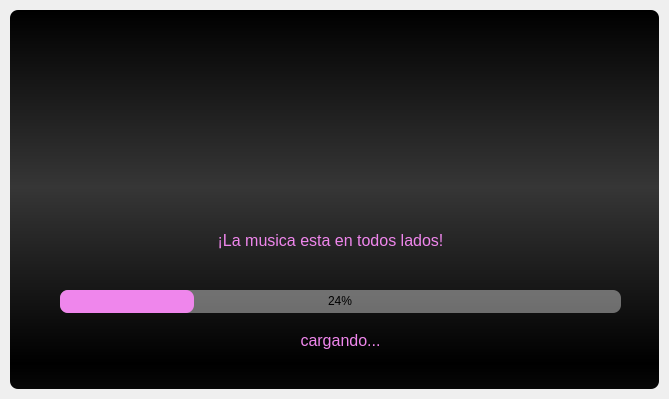
<?xml version="1.0" encoding="UTF-8"?>
<ui version="4.0">
 <class>PantallaCarga</class>
 <widget class="QMainWindow" name="PantallaCarga">
  <property name="geometry">
   <rect>
    <x>0</x>
    <y>0</y>
    <width>669</width>
    <height>399</height>
   </rect>
  </property>
  <property name="minimumSize">
   <size>
    <width>669</width>
    <height>399</height>
   </size>
  </property>
  <property name="maximumSize">
   <size>
    <width>669</width>
    <height>399</height>
   </size>
  </property>
  <property name="windowTitle">
   <string>MainWindow</string>
  </property>
  <widget class="QWidget" name="centralwidget">
   <layout class="QVBoxLayout" name="verticalLayout">
    <property name="spacing">
     <number>0</number>
    </property>
    <property name="leftMargin">
     <number>10</number>
    </property>
    <property name="topMargin">
     <number>10</number>
    </property>
    <property name="rightMargin">
     <number>10</number>
    </property>
    <property name="bottomMargin">
     <number>10</number>
    </property>
    <item>
     <widget class="QFrame" name="marcocirculo">
      <property name="styleSheet">
       <string notr="true">QFrame {	
	background-color: qlineargradient(spread:reflect, x1:0, y1:0, x2:0, y2:0.466, stop:0 rgba(0, 0, 0, 255), stop:1 rgba(54, 54, 54, 255));
	

	border-radius: 8px;
}</string>
      </property>
      <property name="frameShape">
       <enum>QFrame::StyledPanel</enum>
      </property>
      <property name="frameShadow">
       <enum>QFrame::Raised</enum>
      </property>
      <widget class="QProgressBar" name="progressBar">
       <property name="geometry">
        <rect>
         <x>50</x>
         <y>280</y>
         <width>561</width>
         <height>23</height>
        </rect>
       </property>
       <property name="styleSheet">
        <string notr="true">QProgressBar {
	background-color: rgba(255, 255, 255,100);
	color: rgb(0, 0, 0);
	border-radius: 8px;
	text-align: center;
}
QProgressBar::chunk{
	border-radius: 8px;
	;
	background-color: rgb(239, 134, 236);
}</string>
       </property>
       <property name="value">
        <number>24</number>
       </property>
      </widget>
      <widget class="QLabel" name="label_cargando">
       <property name="geometry">
        <rect>
         <x>0</x>
         <y>320</y>
         <width>661</width>
         <height>21</height>
        </rect>
       </property>
       <property name="font">
        <font>
         <family>Arial</family>
         <pointsize>12</pointsize>
        </font>
       </property>
       <property name="styleSheet">
        <string notr="true">color: rgb(30, 215, 97);
background-color: none;</string>
       </property>
       <property name="text">
        <string>&lt;html&gt;&lt;head/&gt;&lt;body&gt;&lt;p&gt;&lt;span style=&quot; color:#ef86ec;&quot;&gt;cargando...&lt;/span&gt;&lt;/p&gt;&lt;/body&gt;&lt;/html&gt;</string>
       </property>
       <property name="alignment">
        <set>Qt::AlignCenter</set>
       </property>
      </widget>
      <widget class="QLabel" name="logo">
       <property name="geometry">
        <rect>
         <x>140</x>
         <y>50</y>
         <width>381</width>
         <height>80</height>
        </rect>
       </property>
       <property name="maximumSize">
        <size>
         <width>381</width>
         <height>131</height>
        </size>
       </property>
       <property name="styleSheet">
        <string notr="true">background-color: none;
</string>
       </property>
       <property name="text">
        <string/>
       </property>
       <property name="pixmap">
        <pixmap>Letra.png</pixmap>
       </property>
       <property name="scaledContents">
        <bool>true</bool>
       </property>
       <property name="wordWrap">
        <bool>false</bool>
       </property>
      </widget>
      <widget class="QLabel" name="label_descripcion">
       <property name="geometry">
        <rect>
         <x>-10</x>
         <y>220</y>
         <width>661</width>
         <height>21</height>
        </rect>
       </property>
       <property name="font">
        <font>
         <family>Arial</family>
         <pointsize>12</pointsize>
        </font>
       </property>
       <property name="styleSheet">
        <string notr="true">color: rgb(255, 170, 255);
background-color: none;</string>
       </property>
       <property name="text">
        <string>&lt;html&gt;&lt;head/&gt;&lt;body&gt;&lt;p&gt;&lt;span style=&quot; color:#ef86ec;&quot;&gt;¡La musica esta en todos lados!&lt;/span&gt;&lt;/p&gt;&lt;/body&gt;&lt;/html&gt;</string>
       </property>
       <property name="alignment">
        <set>Qt::AlignCenter</set>
       </property>
      </widget>
      <widget class="QLabel" name="logo_2">
       <property name="geometry">
        <rect>
         <x>300</x>
         <y>160</y>
         <width>51</width>
         <height>51</height>
        </rect>
       </property>
       <property name="maximumSize">
        <size>
         <width>381</width>
         <height>131</height>
        </size>
       </property>
       <property name="styleSheet">
        <string notr="true">background-color: none;
</string>
       </property>
       <property name="text">
        <string/>
       </property>
       <property name="pixmap">
        <pixmap>Logo.png</pixmap>
       </property>
       <property name="scaledContents">
        <bool>true</bool>
       </property>
       <property name="wordWrap">
        <bool>false</bool>
       </property>
      </widget>
     </widget>
    </item>
   </layout>
  </widget>
 </widget>
 <resources/>
 <connections/>
</ui>
